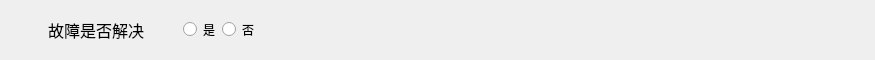
             <widget class="QWidget" name="widget_information_feedback_if_solved_3" native="true">
              <property name="minimumSize">
               <size>
                <width>0</width>
                <height>60</height>
               </size>
              </property>
              <property name="maximumSize">
               <size>
                <width>16777215</width>
                <height>60</height>
               </size>
              </property>
              <property name="styleSheet">
               <string notr="true"/>
              </property>
              <layout class="QHBoxLayout" name="horizontalLayout_77">
               <property name="leftMargin">
                <number>30</number>
               </property>
               <property name="topMargin">
                <number>0</number>
               </property>
               <property name="rightMargin">
                <number>30</number>
               </property>
               <property name="bottomMargin">
                <number>0</number>
               </property>
               <item>
                <widget class="QWidget" name="widget_information_feedback_if_solved_6" native="true">
                 <property name="styleSheet">
                  <string notr="true"/>
                 </property>
                 <layout class="QHBoxLayout" name="horizontalLayout_78">
                  <property name="topMargin">
                   <number>0</number>
                  </property>
                  <property name="bottomMargin">
                   <number>0</number>
                  </property>
                  <item>
                   <widget class="QWidget" name="widget_information_feedback_if_solved_7" native="true">
                    <layout class="QHBoxLayout" name="horizontalLayout_79">
                     <property name="topMargin">
                      <number>0</number>
                     </property>
                     <property name="bottomMargin">
                      <number>0</number>
                     </property>
                     <item>
                      <widget class="QLabel" name="label_boat_number_sign_4">
                       <property name="minimumSize">
                        <size>
                         <width>120</width>
                         <height>0</height>
                        </size>
                       </property>
                       <property name="maximumSize">
                        <size>
                         <width>120</width>
                         <height>16777215</height>
                        </size>
                       </property>
                       <property name="font">
                        <font>
                         <family>微软雅黑</family>
                         <pointsize>12</pointsize>
                         <weight>50</weight>
                         <italic>false</italic>
                         <bold>false</bold>
                        </font>
                       </property>
                       <property name="styleSheet">
                        <string notr="true">/*QLabel { 
    border-radius: 8px; 
    min-width: 120px;
    min-height: 40px;
	background-color: rgb(216, 255, 164);
	color: rgb(0, 85, 255);
	font: 75 10pt &quot;微软雅黑&quot;;
 }*/</string>
                       </property>
                       <property name="text">
                        <string>故障是否解决</string>
                       </property>
                      </widget>
                     </item>
                     <item>
                      <widget class="QGroupBox" name="groupBox_information_feedback_if_solved_3">
                       <property name="styleSheet">
                        <string notr="true">
border: 0px ;</string>
                       </property>
                       <property name="title">
                        <string/>
                       </property>
                       <layout class="QHBoxLayout" name="horizontalLayout_80">
                        <item>
                         <widget class="QRadioButton" name="radioButton_case_entry_problem_is_solved">
                          <property name="text">
                           <string>是</string>
                          </property>
                         </widget>
                        </item>
                        <item>
                         <widget class="QRadioButton" name="radioButton_case_entry_problem_is_not_solved">
                          <property name="text">
                           <string>否</string>
                          </property>
                         </widget>
                        </item>
                        <item>
                         <spacer name="horizontalSpacer_125">
                          <property name="orientation">
                           <enum>Qt::Horizontal</enum>
                          </property>
                          <property name="sizeHint" stdset="0">
                           <size>
                            <width>563</width>
                            <height>20</height>
                           </size>
                          </property>
                         </spacer>
                        </item>
                       </layout>
                      </widget>
                     </item>
                    </layout>
                   </widget>
                  </item>
                 </layout>
                </widget>
               </item>
              </layout>
             </widget>
